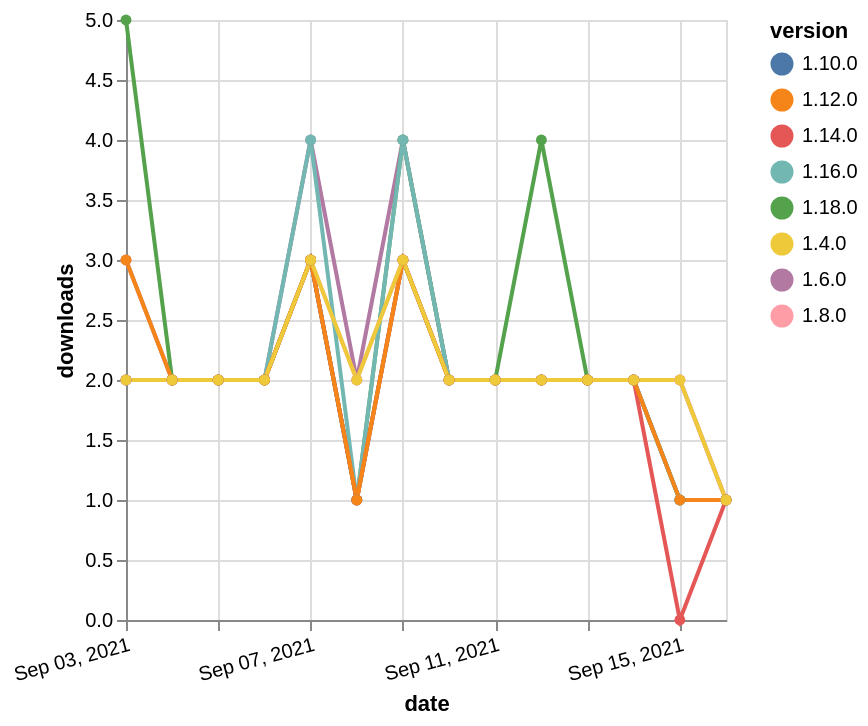

Vega-Lite specification stored for this chart:
### Vega-Lite specification from a JSON file in a GitHub repository (floating-point values rounded to 4 significant figures)
{"$schema": "https://vega.github.io/schema/vega-lite/v5.json", "description": "A simple bar chart with embedded data.", "data": {"values": [{"date": "2021-09-03", "total": 2605, "delta": 3, "version": "1.6.0"}, {"date": "2021-09-04", "total": 2607, "delta": 2, "version": "1.6.0"}, {"date": "2021-09-05", "total": 2609, "delta": 2, "version": "1.6.0"}, {"date": "2021-09-06", "total": 2611, "delta": 2, "version": "1.6.0"}, {"date": "2021-09-07", "total": 2615, "delta": 4, "version": "1.6.0"}, {"date": "2021-09-08", "total": 2617, "delta": 2, "version": "1.6.0"}, {"date": "2021-09-09", "total": 2621, "delta": 4, "version": "1.6.0"}, {"date": "2021-09-10", "total": 2623, "delta": 2, "version": "1.6.0"}, {"date": "2021-09-11", "total": 2625, "delta": 2, "version": "1.6.0"}, {"date": "2021-09-12", "total": 2627, "delta": 2, "version": "1.6.0"}, {"date": "2021-09-13", "total": 2629, "delta": 2, "version": "1.6.0"}, {"date": "2021-09-14", "total": 2631, "delta": 2, "version": "1.6.0"}, {"date": "2021-09-15", "total": 2633, "delta": 2, "version": "1.6.0"}, {"date": "2021-09-16", "total": 2634, "delta": 1, "version": "1.6.0"}, {"date": "2021-09-03", "total": 244, "delta": 5, "version": "1.18.0"}, {"date": "2021-09-04", "total": 246, "delta": 2, "version": "1.18.0"}, {"date": "2021-09-05", "total": 248, "delta": 2, "version": "1.18.0"}, {"date": "2021-09-06", "total": 250, "delta": 2, "version": "1.18.0"}, {"date": "2021-09-07", "total": 253, "delta": 3, "version": "1.18.0"}, {"date": "2021-09-08", "total": 254, "delta": 1, "version": "1.18.0"}, {"date": "2021-09-09", "total": 258, "delta": 4, "version": "1.18.0"}, {"date": "2021-09-10", "total": 260, "delta": 2, "version": "1.18.0"}, {"date": "2021-09-11", "total": 262, "delta": 2, "version": "1.18.0"}, {"date": "2021-09-12", "total": 266, "delta": 4, "version": "1.18.0"}, {"date": "2021-09-13", "total": 268, "delta": 2, "version": "1.18.0"}, {"date": "2021-09-14", "total": 270, "delta": 2, "version": "1.18.0"}, {"date": "2021-09-15", "total": 271, "delta": 1, "version": "1.18.0"}, {"date": "2021-09-16", "total": 272, "delta": 1, "version": "1.18.0"}, {"date": "2021-09-03", "total": 2114, "delta": 2, "version": "1.8.0"}, {"date": "2021-09-04", "total": 2116, "delta": 2, "version": "1.8.0"}, {"date": "2021-09-05", "total": 2118, "delta": 2, "version": "1.8.0"}, {"date": "2021-09-06", "total": 2120, "delta": 2, "version": "1.8.0"}, {"date": "2021-09-07", "total": 2123, "delta": 3, "version": "1.8.0"}, {"date": "2021-09-08", "total": 2125, "delta": 2, "version": "1.8.0"}, {"date": "2021-09-09", "total": 2128, "delta": 3, "version": "1.8.0"}, {"date": "2021-09-10", "total": 2130, "delta": 2, "version": "1.8.0"}, {"date": "2021-09-11", "total": 2132, "delta": 2, "version": "1.8.0"}, {"date": "2021-09-12", "total": 2134, "delta": 2, "version": "1.8.0"}, {"date": "2021-09-13", "total": 2136, "delta": 2, "version": "1.8.0"}, {"date": "2021-09-14", "total": 2138, "delta": 2, "version": "1.8.0"}, {"date": "2021-09-15", "total": 2140, "delta": 2, "version": "1.8.0"}, {"date": "2021-09-16", "total": 2141, "delta": 1, "version": "1.8.0"}, {"date": "2021-09-03", "total": 1681, "delta": 2, "version": "1.10.0"}, {"date": "2021-09-04", "total": 1683, "delta": 2, "version": "1.10.0"}, {"date": "2021-09-05", "total": 1685, "delta": 2, "version": "1.10.0"}, {"date": "2021-09-06", "total": 1687, "delta": 2, "version": "1.10.0"}, {"date": "2021-09-07", "total": 1690, "delta": 3, "version": "1.10.0"}, {"date": "2021-09-08", "total": 1691, "delta": 1, "version": "1.10.0"}, {"date": "2021-09-09", "total": 1694, "delta": 3, "version": "1.10.0"}, {"date": "2021-09-10", "total": 1696, "delta": 2, "version": "1.10.0"}, {"date": "2021-09-11", "total": 1698, "delta": 2, "version": "1.10.0"}, {"date": "2021-09-12", "total": 1700, "delta": 2, "version": "1.10.0"}, {"date": "2021-09-13", "total": 1702, "delta": 2, "version": "1.10.0"}, {"date": "2021-09-14", "total": 1704, "delta": 2, "version": "1.10.0"}, {"date": "2021-09-15", "total": 1705, "delta": 1, "version": "1.10.0"}, {"date": "2021-09-16", "total": 1706, "delta": 1, "version": "1.10.0"}, {"date": "2021-09-03", "total": 754, "delta": 2, "version": "1.16.0"}, {"date": "2021-09-04", "total": 756, "delta": 2, "version": "1.16.0"}, {"date": "2021-09-05", "total": 758, "delta": 2, "version": "1.16.0"}, {"date": "2021-09-06", "total": 760, "delta": 2, "version": "1.16.0"}, {"date": "2021-09-07", "total": 764, "delta": 4, "version": "1.16.0"}, {"date": "2021-09-08", "total": 765, "delta": 1, "version": "1.16.0"}, {"date": "2021-09-09", "total": 769, "delta": 4, "version": "1.16.0"}, {"date": "2021-09-10", "total": 771, "delta": 2, "version": "1.16.0"}, {"date": "2021-09-11", "total": 773, "delta": 2, "version": "1.16.0"}, {"date": "2021-09-12", "total": 775, "delta": 2, "version": "1.16.0"}, {"date": "2021-09-13", "total": 777, "delta": 2, "version": "1.16.0"}, {"date": "2021-09-14", "total": 779, "delta": 2, "version": "1.16.0"}, {"date": "2021-09-15", "total": 780, "delta": 1, "version": "1.16.0"}, {"date": "2021-09-16", "total": 781, "delta": 1, "version": "1.16.0"}, {"date": "2021-09-03", "total": 1027, "delta": 2, "version": "1.14.0"}, {"date": "2021-09-04", "total": 1029, "delta": 2, "version": "1.14.0"}, {"date": "2021-09-05", "total": 1031, "delta": 2, "version": "1.14.0"}, {"date": "2021-09-06", "total": 1033, "delta": 2, "version": "1.14.0"}, {"date": "2021-09-07", "total": 1036, "delta": 3, "version": "1.14.0"}, {"date": "2021-09-08", "total": 1037, "delta": 1, "version": "1.14.0"}, {"date": "2021-09-09", "total": 1040, "delta": 3, "version": "1.14.0"}, {"date": "2021-09-10", "total": 1042, "delta": 2, "version": "1.14.0"}, {"date": "2021-09-11", "total": 1044, "delta": 2, "version": "1.14.0"}, {"date": "2021-09-12", "total": 1046, "delta": 2, "version": "1.14.0"}, {"date": "2021-09-13", "total": 1048, "delta": 2, "version": "1.14.0"}, {"date": "2021-09-14", "total": 1050, "delta": 2, "version": "1.14.0"}, {"date": "2021-09-15", "total": 1050, "delta": 0, "version": "1.14.0"}, {"date": "2021-09-16", "total": 1051, "delta": 1, "version": "1.14.0"}, {"date": "2021-09-03", "total": 1492, "delta": 3, "version": "1.12.0"}, {"date": "2021-09-04", "total": 1494, "delta": 2, "version": "1.12.0"}, {"date": "2021-09-05", "total": 1496, "delta": 2, "version": "1.12.0"}, {"date": "2021-09-06", "total": 1498, "delta": 2, "version": "1.12.0"}, {"date": "2021-09-07", "total": 1501, "delta": 3, "version": "1.12.0"}, {"date": "2021-09-08", "total": 1502, "delta": 1, "version": "1.12.0"}, {"date": "2021-09-09", "total": 1505, "delta": 3, "version": "1.12.0"}, {"date": "2021-09-10", "total": 1507, "delta": 2, "version": "1.12.0"}, {"date": "2021-09-11", "total": 1509, "delta": 2, "version": "1.12.0"}, {"date": "2021-09-12", "total": 1511, "delta": 2, "version": "1.12.0"}, {"date": "2021-09-13", "total": 1513, "delta": 2, "version": "1.12.0"}, {"date": "2021-09-14", "total": 1515, "delta": 2, "version": "1.12.0"}, {"date": "2021-09-15", "total": 1516, "delta": 1, "version": "1.12.0"}, {"date": "2021-09-16", "total": 1517, "delta": 1, "version": "1.12.0"}, {"date": "2021-09-03", "total": 2394, "delta": 2, "version": "1.4.0"}, {"date": "2021-09-04", "total": 2396, "delta": 2, "version": "1.4.0"}, {"date": "2021-09-05", "total": 2398, "delta": 2, "version": "1.4.0"}, {"date": "2021-09-06", "total": 2400, "delta": 2, "version": "1.4.0"}, {"date": "2021-09-07", "total": 2403, "delta": 3, "version": "1.4.0"}, {"date": "2021-09-08", "total": 2405, "delta": 2, "version": "1.4.0"}, {"date": "2021-09-09", "total": 2408, "delta": 3, "version": "1.4.0"}, {"date": "2021-09-10", "total": 2410, "delta": 2, "version": "1.4.0"}, {"date": "2021-09-11", "total": 2412, "delta": 2, "version": "1.4.0"}, {"date": "2021-09-12", "total": 2414, "delta": 2, "version": "1.4.0"}, {"date": "2021-09-13", "total": 2416, "delta": 2, "version": "1.4.0"}, {"date": "2021-09-14", "total": 2418, "delta": 2, "version": "1.4.0"}, {"date": "2021-09-15", "total": 2420, "delta": 2, "version": "1.4.0"}, {"date": "2021-09-16", "total": 2421, "delta": 1, "version": "1.4.0"}]}, "width": "container", "mark": {"type": "line", "point": {"filled": true}}, "encoding": {"x": {"field": "date", "type": "temporal", "timeUnit": "yearmonthdate", "title": "date", "axis": {"labelAngle": -15}}, "y": {"field": "delta", "type": "quantitative", "title": "downloads"}, "color": {"field": "version", "type": "nominal"}, "tooltip": {"field": "delta"}}}
